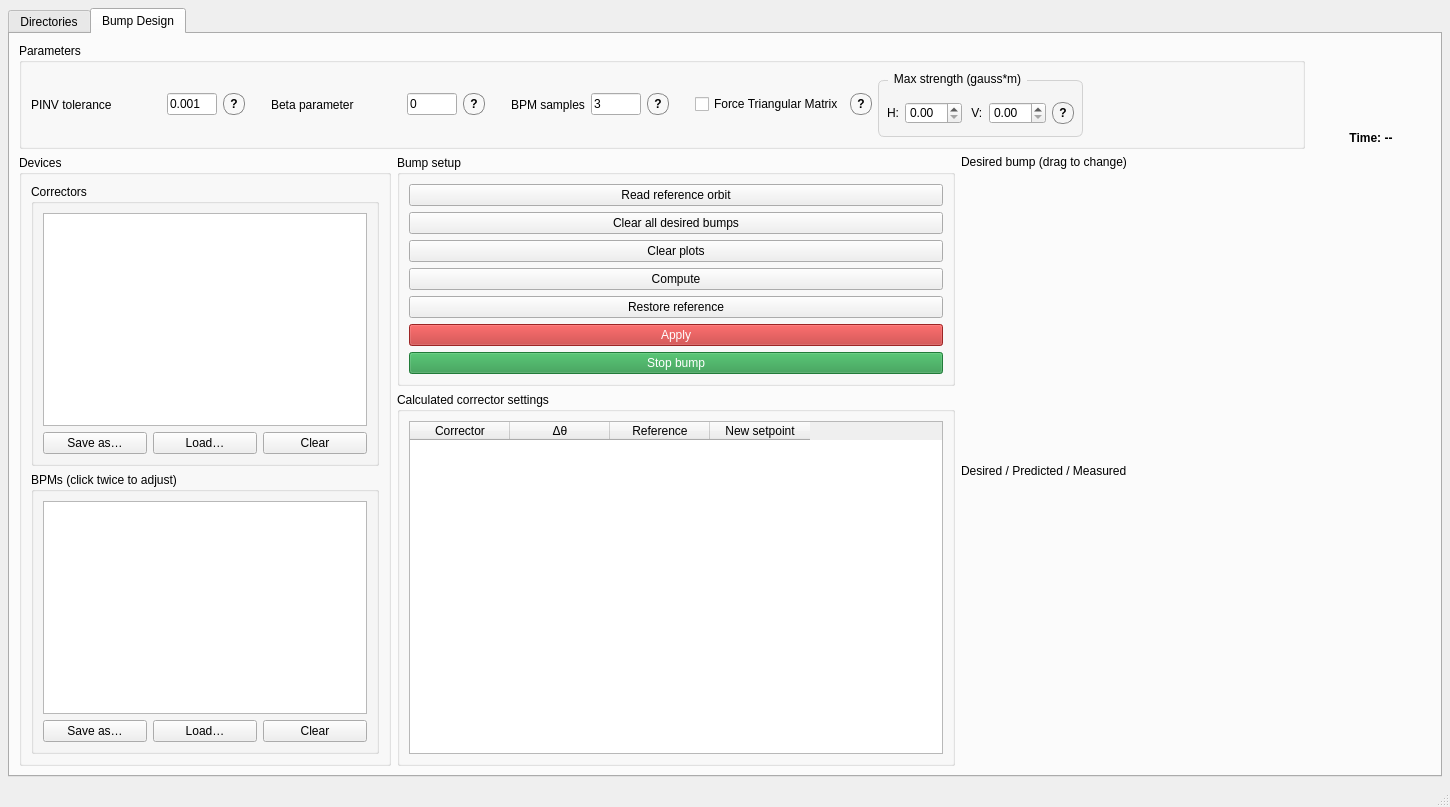
<?xml version="1.0" encoding="UTF-8"?>
<ui version="4.0">
 <class>MainWindow</class>
 <widget class="QMainWindow" name="MainWindow">
  <property name="geometry">
   <rect>
    <x>0</x>
    <y>0</y>
    <width>1450</width>
    <height>807</height>
   </rect>
  </property>
  <property name="windowTitle">
   <string>Bumps Application</string>
  </property>
  <widget class="QWidget" name="centralwidget">
   <layout class="QVBoxLayout" name="main_layout" stretch="0">
    <property name="leftMargin">
     <number>8</number>
    </property>
    <property name="topMargin">
     <number>8</number>
    </property>
    <property name="rightMargin">
     <number>8</number>
    </property>
    <property name="bottomMargin">
     <number>8</number>
    </property>
    <item>
     <widget class="QTabWidget" name="main_tab_widget">
      <property name="tabPosition">
       <enum>QTabWidget::North</enum>
      </property>
      <property name="currentIndex">
       <number>1</number>
      </property>
      <widget class="QWidget" name="files_tab">
       <attribute name="title">
        <string>Directories</string>
       </attribute>
       <layout class="QVBoxLayout" name="files_layout">
        <item>
         <layout class="QHBoxLayout" name="response_directory_layout">
          <item>
           <widget class="QLabel" name="label_response_dir">
            <property name="minimumSize">
             <size>
              <width>150</width>
              <height>0</height>
             </size>
            </property>
            <property name="maximumSize">
             <size>
              <width>150</width>
              <height>16777215</height>
             </size>
            </property>
            <property name="text">
             <string>Directory:</string>
            </property>
           </widget>
          </item>
          <item>
           <widget class="QToolButton" name="directory_tooltip">
            <property name="minimumSize">
             <size>
              <width>22</width>
              <height>22</height>
             </size>
            </property>
            <property name="maximumSize">
             <size>
              <width>22</width>
              <height>22</height>
             </size>
            </property>
            <property name="focusPolicy">
             <enum>Qt::NoFocus</enum>
            </property>
            <property name="toolTip">
             <string>Directory containing the response-matrix measurement data. Load it before selecting devices or computing a bump.</string>
            </property>
            <property name="styleSheet">
             <string notr="true">QToolButton#directory_tooltip {
    border: 1px solid #888;
    border-radius: 10px;
    min-width: 20px;
    max-width: 20px;
    min-height: 20px;
    max-height: 20px;
    padding: 0px;
    font-weight: bold;
}
QToolButton#directory_tooltip:hover {
    background-color: #e6e6e6;
}</string>
            </property>
            <property name="text">
             <string>?</string>
            </property>
            <property name="autoRaise">
             <bool>true</bool>
            </property>
           </widget>
          </item>
          <item>
           <widget class="QLineEdit" name="response_dir_edit">
            <property name="placeholderText">
             <string>Load response matrix...</string>
            </property>
           </widget>
          </item>
          <item>
           <widget class="QPushButton" name="browse_response_button">
            <property name="maximumSize">
             <size>
              <width>42</width>
              <height>16777215</height>
             </size>
            </property>
            <property name="text">
             <string>…</string>
            </property>
           </widget>
          </item>
         </layout>
        </item>
        <item>
         <layout class="QHBoxLayout" name="session_layout">
          <item>
           <widget class="QLabel" name="session_label">
            <property name="minimumSize">
             <size>
              <width>150</width>
              <height>0</height>
             </size>
            </property>
            <property name="maximumSize">
             <size>
              <width>150</width>
              <height>16777215</height>
             </size>
            </property>
            <property name="text">
             <string>Session:</string>
            </property>
           </widget>
          </item>
          <item>
           <widget class="QToolButton" name="session_tooltip">
            <property name="minimumSize">
             <size>
              <width>22</width>
              <height>22</height>
             </size>
            </property>
            <property name="maximumSize">
             <size>
              <width>22</width>
              <height>22</height>
             </size>
            </property>
            <property name="focusPolicy">
             <enum>Qt::NoFocus</enum>
            </property>
            <property name="toolTip">
             <string>&lt;html&gt;&lt;head/&gt;&lt;body&gt;&lt;p&gt;By default, shows the place where your session data will be saved. &lt;/p&gt;&lt;p&gt;Choosing an existing session loads its saved settings.&lt;/p&gt;&lt;/body&gt;&lt;/html&gt;</string>
            </property>
            <property name="styleSheet">
             <string notr="true">QToolButton#session_tooltip {
    border: 1px solid #888;
    border-radius: 10px;
    min-width: 20px;
    max-width: 20px;
    min-height: 20px;
    max-height: 20px;
    padding: 0px;
    font-weight: bold;
}
QToolButton#session_tooltip:hover {
    background-color: #e6e6e6;
}</string>
            </property>
            <property name="text">
             <string>?</string>
            </property>
            <property name="autoRaise">
             <bool>true</bool>
            </property>
           </widget>
          </item>
          <item>
           <widget class="QLineEdit" name="loadsave_session_edit"/>
          </item>
          <item>
           <widget class="QPushButton" name="browse_session_button">
            <property name="maximumSize">
             <size>
              <width>42</width>
              <height>16777215</height>
             </size>
            </property>
            <property name="text">
             <string>…</string>
            </property>
           </widget>
          </item>
         </layout>
        </item>
        <item>
         <layout class="QHBoxLayout" name="machine_status_layout">
          <item>
           <widget class="QLabel" name="corr_status_label">
            <property name="minimumSize">
             <size>
              <width>150</width>
              <height>0</height>
             </size>
            </property>
            <property name="maximumSize">
             <size>
              <width>150</width>
              <height>16777215</height>
             </size>
            </property>
            <property name="text">
             <string>Corrector status:</string>
            </property>
           </widget>
          </item>
          <item>
           <widget class="QToolButton" name="corr_status_tooltip">
            <property name="minimumSize">
             <size>
              <width>22</width>
              <height>22</height>
             </size>
            </property>
            <property name="maximumSize">
             <size>
              <width>22</width>
              <height>22</height>
             </size>
            </property>
            <property name="focusPolicy">
             <enum>Qt::NoFocus</enum>
            </property>
            <property name="toolTip">
             <string>Corrector-status file to load. It is the Bumps equivalent of BBA machine status and contains corrector settings only.</string>
            </property>
            <property name="styleSheet">
             <string notr="true">QToolButton#corr_status_tooltip {
    border: 1px solid #888;
    border-radius: 10px;
    min-width: 20px;
    max-width: 20px;
    min-height: 20px;
    max-height: 20px;
    padding: 0px;
    font-weight: bold;
}
QToolButton#corr_status_tooltip:hover {
    background-color: #e6e6e6;
}</string>
            </property>
            <property name="text">
             <string>?</string>
            </property>
            <property name="autoRaise">
             <bool>true</bool>
            </property>
           </widget>
          </item>
          <item>
           <widget class="QLineEdit" name="corr_status_edit"/>
          </item>
          <item>
           <widget class="QPushButton" name="corr_status_load">
            <property name="maximumSize">
             <size>
              <width>42</width>
              <height>16777215</height>
             </size>
            </property>
            <property name="text">
             <string>…</string>
            </property>
           </widget>
          </item>
         </layout>
        </item>
        <item>
         <layout class="QHBoxLayout" name="horizontalLayout">
          <item>
           <spacer name="horizontalSpacer_2">
            <property name="orientation">
             <enum>Qt::Horizontal</enum>
            </property>
            <property name="sizeHint" stdset="0">
             <size>
              <width>40</width>
              <height>20</height>
             </size>
            </property>
           </spacer>
          </item>
          <item>
           <widget class="QPushButton" name="show_response_matrix">
            <property name="text">
             <string>Compute Response Matrix</string>
            </property>
           </widget>
          </item>
          <item>
           <spacer name="horizontalSpacer_3">
            <property name="orientation">
             <enum>Qt::Horizontal</enum>
            </property>
            <property name="sizeHint" stdset="0">
             <size>
              <width>40</width>
              <height>20</height>
             </size>
            </property>
           </spacer>
          </item>
         </layout>
        </item>
       </layout>
      </widget>
      <widget class="QWidget" name="bump_tab">
       <attribute name="title">
        <string>Bump Design</string>
       </attribute>
       <layout class="QVBoxLayout" name="bump_layout" stretch="0,1">
        <item>
         <layout class="QHBoxLayout" name="top_bar_layout" stretch="1,0">
          <item>
           <widget class="QGroupBox" name="responseGroup">
            <property name="title">
             <string>Parameters</string>
            </property>
            <layout class="QVBoxLayout" name="response_layout">
             <item>
              <layout class="QHBoxLayout" name="response_parameters_layout">
               <item>
                <widget class="QLabel" name="pinv_label">
                 <property name="minimumSize">
                  <size>
                   <width>130</width>
                   <height>0</height>
                  </size>
                 </property>
                 <property name="maximumSize">
                  <size>
                   <width>130</width>
                   <height>16777215</height>
                  </size>
                 </property>
                 <property name="text">
                  <string>PINV tolerance</string>
                 </property>
                </widget>
               </item>
               <item>
                <widget class="QLineEdit" name="pinv_edit">
                 <property name="maximumSize">
                  <size>
                   <width>50</width>
                   <height>16777215</height>
                  </size>
                 </property>
                 <property name="text">
                  <string>0.001</string>
                 </property>
                </widget>
               </item>
               <item>
                <widget class="QToolButton" name="pinv_tooltip">
                 <property name="minimumSize">
                  <size>
                   <width>22</width>
                   <height>22</height>
                  </size>
                 </property>
                 <property name="maximumSize">
                  <size>
                   <width>22</width>
                   <height>22</height>
                  </size>
                 </property>
                 <property name="focusPolicy">
                  <enum>Qt::NoFocus</enum>
                 </property>
                 <property name="toolTip">
                  <string>&lt;html&gt;&lt;head/&gt;&lt;body&gt;&lt;p&gt;PINV tolerance sets the pseudoinverse cutoff. &lt;/p&gt;&lt;p&gt;&lt;span style=&quot; font-weight:600;&quot;&gt;Smaller values&lt;/span&gt; keep &lt;span style=&quot; font-weight:600;&quot;&gt;more modes&lt;/span&gt; and give &lt;span style=&quot; font-weight:600;&quot;&gt;stronger but noisier correction&lt;/span&gt;. &lt;/p&gt;&lt;p&gt;&lt;span style=&quot; font-weight:600;&quot;&gt;Larger values&lt;/span&gt; remove &lt;span style=&quot; font-weight:600;&quot;&gt;weak modes&lt;/span&gt;, making &lt;span style=&quot; font-weight:600;&quot;&gt;correction more stable but sometimes weaker&lt;/span&gt;.&lt;/p&gt;&lt;/body&gt;&lt;/html&gt;</string>
                 </property>
                 <property name="styleSheet">
                  <string notr="true">QToolButton#pinv_tooltip {
    border: 1px solid #888;
    border-radius: 10px;
    min-width: 20px;
    max-width: 20px;
    min-height: 20px;
    max-height: 20px;
    padding: 0px;
    font-weight: bold;
}
QToolButton#pinv_tooltip:hover {
    background-color: #e6e6e6;
}</string>
                 </property>
                 <property name="text">
                  <string>?</string>
                 </property>
                 <property name="autoRaise">
                  <bool>true</bool>
                 </property>
                </widget>
               </item>
               <item>
                <spacer name="response_parameters_spacer">
                 <property name="orientation">
                  <enum>Qt::Horizontal</enum>
                 </property>
                 <property name="sizeType">
                  <enum>QSizePolicy::Fixed</enum>
                 </property>
                 <property name="sizeHint" stdset="0">
                  <size>
                   <width>20</width>
                   <height>20</height>
                  </size>
                 </property>
                </spacer>
               </item>
               <item>
                <widget class="QLabel" name="beta_label">
                 <property name="minimumSize">
                  <size>
                   <width>130</width>
                   <height>0</height>
                  </size>
                 </property>
                 <property name="maximumSize">
                  <size>
                   <width>130</width>
                   <height>16777215</height>
                  </size>
                 </property>
                 <property name="text">
                  <string>Beta parameter</string>
                 </property>
                </widget>
               </item>
               <item>
                <widget class="QLineEdit" name="beta_edit">
                 <property name="maximumSize">
                  <size>
                   <width>50</width>
                   <height>16777215</height>
                  </size>
                 </property>
                 <property name="text">
                  <string>0</string>
                 </property>
                </widget>
               </item>
               <item>
                <widget class="QToolButton" name="beta_tooltip">
                 <property name="minimumSize">
                  <size>
                   <width>22</width>
                   <height>22</height>
                  </size>
                 </property>
                 <property name="maximumSize">
                  <size>
                   <width>22</width>
                   <height>22</height>
                  </size>
                 </property>
                 <property name="focusPolicy">
                  <enum>Qt::NoFocus</enum>
                 </property>
                 <property name="toolTip">
                  <string>&lt;html&gt;&lt;head/&gt;&lt;body&gt;&lt;p&gt;Tikhonov regularization strength. &lt;/p&gt;&lt;p&gt;If beta &amp;gt; 0, the solver uses (A^T A + beta I)^-1 to stabilize the correction.&lt;/p&gt;&lt;p&gt;&lt;br/&gt;&lt;/p&gt;&lt;p&gt;Use &lt;span style=&quot; font-weight:600;&quot;&gt;0 for standard pseudo-inverse.&lt;/span&gt;&lt;/p&gt;&lt;p&gt;&lt;span style=&quot; font-weight:600;&quot;&gt;Increase&lt;/span&gt; it to &lt;span style=&quot; font-weight:600;&quot;&gt;make the solution smoother and less sensitive to noise&lt;/span&gt;. &lt;/p&gt;&lt;/body&gt;&lt;/html&gt;</string>
                 </property>
                 <property name="styleSheet">
                  <string notr="true">QToolButton#beta_tooltip {
    border: 1px solid #888;
    border-radius: 10px;
    min-width: 20px;
    max-width: 20px;
    min-height: 20px;
    max-height: 20px;
    padding: 0px;
    font-weight: bold;
}
QToolButton#beta_tooltip:hover {
    background-color: #e6e6e6;
}</string>
                 </property>
                 <property name="text">
                  <string>?</string>
                 </property>
                 <property name="autoRaise">
                  <bool>true</bool>
                 </property>
                </widget>
               </item>
               <item>
                <spacer name="horizontalSpacer">
                 <property name="orientation">
                  <enum>Qt::Horizontal</enum>
                 </property>
                 <property name="sizeType">
                  <enum>QSizePolicy::Fixed</enum>
                 </property>
                 <property name="sizeHint" stdset="0">
                  <size>
                   <width>20</width>
                   <height>20</height>
                  </size>
                 </property>
                </spacer>
               </item>
               <item>
                <widget class="QLabel" name="bpm_samples_label">
                 <property name="maximumSize">
                  <size>
                   <width>130</width>
                   <height>16777215</height>
                  </size>
                 </property>
                 <property name="text">
                  <string>BPM samples</string>
                 </property>
                </widget>
               </item>
               <item>
                <widget class="QLineEdit" name="bpm_samples_edit">
                 <property name="maximumSize">
                  <size>
                   <width>50</width>
                   <height>16777215</height>
                  </size>
                 </property>
                 <property name="text">
                  <string>3</string>
                 </property>
                </widget>
               </item>
               <item>
                <widget class="QToolButton" name="bpm_samples_tooltip">
                 <property name="toolTip">
                  <string>Number that indicates over how many data samples from BPMs we will average the result.</string>
                 </property>
                 <property name="styleSheet">
                  <string notr="true">QToolButton#bpm_samples_tooltip {
    border: 1px solid #888;
    border-radius: 10px;
    min-width: 20px;
    max-width: 20px;
    min-height: 20px;
    max-height: 20px;
    padding: 0px;
    font-weight: bold;
}
QToolButton#bpm_samples_tooltip:hover {
    background-color: #e6e6e6;
}</string>
                 </property>
                 <property name="text">
                  <string>?</string>
                 </property>
                </widget>
               </item>
               <item>
                <spacer name="response_parameters_stretch">
                 <property name="orientation">
                  <enum>Qt::Horizontal</enum>
                 </property>
                 <property name="sizeType">
                  <enum>QSizePolicy::Fixed</enum>
                 </property>
                 <property name="sizeHint" stdset="0">
                  <size>
                   <width>20</width>
                   <height>20</height>
                  </size>
                 </property>
                </spacer>
               </item>
               <item>
                <widget class="QCheckBox" name="triangular_checkbox">
                 <property name="text">
                  <string>Force Triangular Matrix</string>
                 </property>
                </widget>
               </item>
               <item>
                <widget class="QToolButton" name="triangular_toolbox">
                 <property name="styleSheet">
                  <string notr="true">QToolButton#triangular_toolbox {
    border: 1px solid #888;
    border-radius: 10px;
    min-width: 20px;
    max-width: 20px;
    min-height: 20px;
    max-height: 20px;
    padding: 0px;
    font-weight: bold;
}
QToolButton#triangular_toolbox:hover {
    background-color: #e6e6e6;
}</string>
                 </property>
                 <property name="text">
                  <string>?</string>
                 </property>
                </widget>
               </item>
               <item>
                <widget class="QGroupBox" name="current_groupbox_right">
                 <property name="styleSheet">
                  <string notr="true">QGroupBox#current_groupbox_right {
    background-color: rgb(245, 245, 245);
    border: 1px solid rgb(210, 210, 210);
    border-radius: 6px;
    margin-top: 8px;
    padding-top: 6px;
}
QGroupBox#current_groupbox_right::title {
    subcontrol-origin: margin;
    left: 10px;
    padding: 0 4px 0 4px;
}</string>
                 </property>
                 <property name="title">
                  <string>Max strength (gauss*m)</string>
                 </property>
                 <layout class="QVBoxLayout" name="current_groupbox_layout">
                  <property name="spacing">
                   <number>6</number>
                  </property>
                  <property name="leftMargin">
                   <number>6</number>
                  </property>
                  <property name="topMargin">
                   <number>6</number>
                  </property>
                  <property name="rightMargin">
                   <number>6</number>
                  </property>
                  <property name="bottomMargin">
                   <number>6</number>
                  </property>
                  <item>
                   <layout class="QHBoxLayout" name="current_layout">
                    <item>
                     <widget class="QLabel" name="horizontal_current_label">
                      <property name="text">
                       <string>H:</string>
                      </property>
                     </widget>
                    </item>
                    <item>
                     <widget class="QDoubleSpinBox" name="max_horizontal_current_spinbox">
                      <property name="singleStep">
                       <double>0.010000000000000</double>
                      </property>
                     </widget>
                    </item>
                    <item>
                     <widget class="QLabel" name="vertical_current_label">
                      <property name="text">
                       <string> V:</string>
                      </property>
                     </widget>
                    </item>
                    <item>
                     <widget class="QDoubleSpinBox" name="max_vertical_current_spinbox">
                      <property name="singleStep">
                       <double>0.010000000000000</double>
                      </property>
                     </widget>
                    </item>
                    <item>
                     <widget class="QToolButton" name="max_strength_tooltip">
                      <property name="toolTip">
                       <string>&lt;html&gt;&lt;head/&gt;&lt;body&gt;&lt;p&gt;Maximum allowed corrector strength during correction. &lt;/p&gt;&lt;p&gt;&lt;br/&gt;&lt;/p&gt;&lt;p&gt;Computed corrections are clipped to these limits.&lt;/p&gt;&lt;/body&gt;&lt;/html&gt;</string>
                      </property>
                      <property name="styleSheet">
                       <string notr="true">QToolButton#max_strength_tooltip {
    border: 1px solid #888;
    border-radius: 10px;
    min-width: 20px;
    max-width: 20px;
    min-height: 20px;
    max-height: 20px;
    padding: 0px;
    font-weight: bold;
}
QToolButton#max_strength_tooltip:hover {
    background-color: #e6e6e6;
}</string>
                      </property>
                      <property name="text">
                       <string>?</string>
                      </property>
                     </widget>
                    </item>
                   </layout>
                  </item>
                 </layout>
                </widget>
               </item>
               <item>
                <spacer name="horizontalSpacer_4">
                 <property name="orientation">
                  <enum>Qt::Horizontal</enum>
                 </property>
                 <property name="sizeHint" stdset="0">
                  <size>
                   <width>40</width>
                   <height>20</height>
                  </size>
                 </property>
                </spacer>
               </item>
              </layout>
             </item>
            </layout>
           </widget>
          </item>
          <item>
           <layout class="QVBoxLayout" name="logo_clock_layout">
            <item>
             <widget class="QLabel" name="logo_label">
              <property name="minimumSize">
               <size>
                <width>120</width>
                <height>78</height>
               </size>
              </property>
              <property name="maximumSize">
               <size>
                <width>180</width>
                <height>110</height>
               </size>
              </property>
              <property name="text">
               <string/>
              </property>
              <property name="alignment">
               <set>Qt::AlignRight|Qt::AlignTop|Qt::AlignTrailing</set>
              </property>
             </widget>
            </item>
            <item>
             <widget class="QLabel" name="machine_clock_label">
              <property name="minimumSize">
               <size>
                <width>120</width>
                <height>0</height>
               </size>
              </property>
              <property name="maximumSize">
               <size>
                <width>180</width>
                <height>16777215</height>
               </size>
              </property>
              <property name="styleSheet">
               <string notr="true">QLabel#machine_clock_label {
    font-weight: 600;
    padding: 4px 8px;
}</string>
              </property>
              <property name="text">
               <string>Time: --</string>
              </property>
              <property name="alignment">
               <set>Qt::AlignCenter</set>
              </property>
             </widget>
            </item>
           </layout>
          </item>
         </layout>
        </item>
        <item>
         <layout class="QHBoxLayout" name="content_layout" stretch="2,3,6">
          <item>
           <widget class="QGroupBox" name="devicesGroup">
            <property name="title">
             <string>Devices</string>
            </property>
            <layout class="QVBoxLayout" name="devices_layout">
             <item>
              <widget class="QGroupBox" name="correctorsGroup">
               <property name="title">
                <string>Correctors</string>
               </property>
               <layout class="QVBoxLayout" name="correctors_group_vbox">
                <item>
                 <widget class="QListWidget" name="correctors_list">
                  <property name="toolTip">
                   <string>Choose correctors that may be used in your later calculation.</string>
                  </property>
                  <property name="selectionMode">
                   <enum>QAbstractItemView::MultiSelection</enum>
                  </property>
                 </widget>
                </item>
                <item>
                 <layout class="QHBoxLayout" name="correctors_buttons_layout">
                  <item>
                   <widget class="QPushButton" name="save_correctors_button">
                    <property name="text">
                     <string>Save as…</string>
                    </property>
                   </widget>
                  </item>
                  <item>
                   <widget class="QPushButton" name="load_correctors_button">
                    <property name="text">
                     <string>Load…</string>
                    </property>
                   </widget>
                  </item>
                  <item>
                   <widget class="QPushButton" name="clear_correctors_button">
                    <property name="text">
                     <string>Clear</string>
                    </property>
                   </widget>
                  </item>
                 </layout>
                </item>
               </layout>
              </widget>
             </item>
             <item>
              <widget class="QGroupBox" name="bpmsGroup">
               <property name="title">
                <string>BPMs (click twice to adjust)</string>
               </property>
               <layout class="QVBoxLayout" name="bpms_group_vbox">
                <item>
                 <widget class="QListWidget" name="bpms_list">
                  <property name="toolTip">
                   <string>Double-click a BPM to set its desired orbit. The other BPM selections stay unchanged.</string>
                  </property>
                  <property name="selectionMode">
                   <enum>QAbstractItemView::MultiSelection</enum>
                  </property>
                 </widget>
                </item>
                <item>
                 <layout class="QHBoxLayout" name="bpms_buttons_layout">
                  <item>
                   <widget class="QPushButton" name="save_bpms_button">
                    <property name="text">
                     <string>Save as…</string>
                    </property>
                   </widget>
                  </item>
                  <item>
                   <widget class="QPushButton" name="load_bpms_button">
                    <property name="text">
                     <string>Load…</string>
                    </property>
                   </widget>
                  </item>
                  <item>
                   <widget class="QPushButton" name="clear_bpms_button">
                    <property name="text">
                     <string>Clear</string>
                    </property>
                   </widget>
                  </item>
                 </layout>
                </item>
               </layout>
              </widget>
             </item>
            </layout>
           </widget>
          </item>
          <item>
           <layout class="QVBoxLayout" name="middle_layout" stretch="0,1">
            <item>
             <widget class="QGroupBox" name="bumpSetupGroup">
              <property name="title">
               <string>Bump setup</string>
              </property>
              <layout class="QVBoxLayout" name="bump_setup_layout">
               <item>
                <widget class="QPushButton" name="read_reference_button">
                 <property name="text">
                  <string>Read reference orbit</string>
                 </property>
                </widget>
               </item>
               <item>
                <widget class="QPushButton" name="clear_targets_button">
                 <property name="text">
                  <string>Clear all desired bumps</string>
                 </property>
                </widget>
               </item>
               <item>
                <widget class="QPushButton" name="clear_plots_button">
                 <property name="text">
                  <string>Clear plots</string>
                 </property>
                </widget>
               </item>
               <item>
                <widget class="QPushButton" name="compute_button">
                 <property name="enabled">
                  <bool>true</bool>
                 </property>
                 <property name="text">
                  <string>Compute</string>
                 </property>
                </widget>
               </item>
               <item>
                <widget class="QPushButton" name="restore_button">
                 <property name="enabled">
                  <bool>true</bool>
                 </property>
                 <property name="text">
                  <string>Restore reference</string>
                 </property>
                </widget>
               </item>
               <item>
                <widget class="QPushButton" name="apply_button">
                 <property name="enabled">
                  <bool>false</bool>
                 </property>
                 <property name="minimumSize">
                  <size>
                   <width>120</width>
                   <height>0</height>
                  </size>
                 </property>
                 <property name="styleSheet">
                  <string notr="true">background-color: rgb(190, 45, 45); color: white;</string>
                 </property>
                 <property name="text">
                  <string>Apply</string>
                 </property>
                </widget>
               </item>
               <item>
                <widget class="QPushButton" name="stop_bump_button">
                 <property name="enabled">
                  <bool>false</bool>
                 </property>
                 <property name="minimumSize">
                  <size>
                   <width>110</width>
                   <height>0</height>
                  </size>
                 </property>
                 <property name="styleSheet">
                  <string notr="true">background-color: rgb(40, 150, 70); color: white;</string>
                 </property>
                 <property name="text">
                  <string>Stop bump</string>
                 </property>
                </widget>
               </item>
              </layout>
             </widget>
            </item>
            <item>
             <widget class="QGroupBox" name="correctorPreviewGroup">
              <property name="title">
               <string>Calculated corrector settings</string>
              </property>
              <layout class="QVBoxLayout" name="corrector_preview_layout">
               <item>
                <widget class="QTableWidget" name="corr_delta_table">
                 <property name="toolTip">
                  <string/>
                 </property>
                 <property name="editTriggers">
                  <set>QAbstractItemView::NoEditTriggers</set>
                 </property>
                 <property name="alternatingRowColors">
                  <bool>true</bool>
                 </property>
                 <column>
                  <property name="text">
                   <string>Corrector</string>
                  </property>
                 </column>
                 <column>
                  <property name="text">
                   <string>Δθ</string>
                  </property>
                 </column>
                 <column>
                  <property name="text">
                   <string>Reference</string>
                  </property>
                 </column>
                 <column>
                  <property name="text">
                   <string>New setpoint</string>
                  </property>
                 </column>
                </widget>
               </item>
              </layout>
             </widget>
            </item>
           </layout>
          </item>
          <item>
           <layout class="QVBoxLayout" name="right_layout" stretch="0,1,0,1,0">
            <item>
             <widget class="QLabel" name="desired_label">
              <property name="text">
               <string>Desired bump (drag to change)</string>
              </property>
             </widget>
            </item>
            <item>
             <widget class="QWidget" name="desired_plot_widget" native="true">
              <property name="minimumSize">
               <size>
                <width>470</width>
                <height>245</height>
               </size>
              </property>
             </widget>
            </item>
            <item>
             <widget class="QLabel" name="result_label">
              <property name="text">
               <string>Desired / Predicted / Measured</string>
              </property>
             </widget>
            </item>
            <item>
             <widget class="QWidget" name="result_plot_widget" native="true">
              <property name="minimumSize">
               <size>
                <width>470</width>
                <height>250</height>
               </size>
              </property>
             </widget>
            </item>
            <item>
             <layout class="QHBoxLayout" name="actions_layout"/>
            </item>
           </layout>
          </item>
         </layout>
        </item>
       </layout>
      </widget>
     </widget>
    </item>
   </layout>
  </widget>
  <widget class="QStatusBar" name="statusbar"/>
 </widget>
 <resources/>
 <connections/>
</ui>
